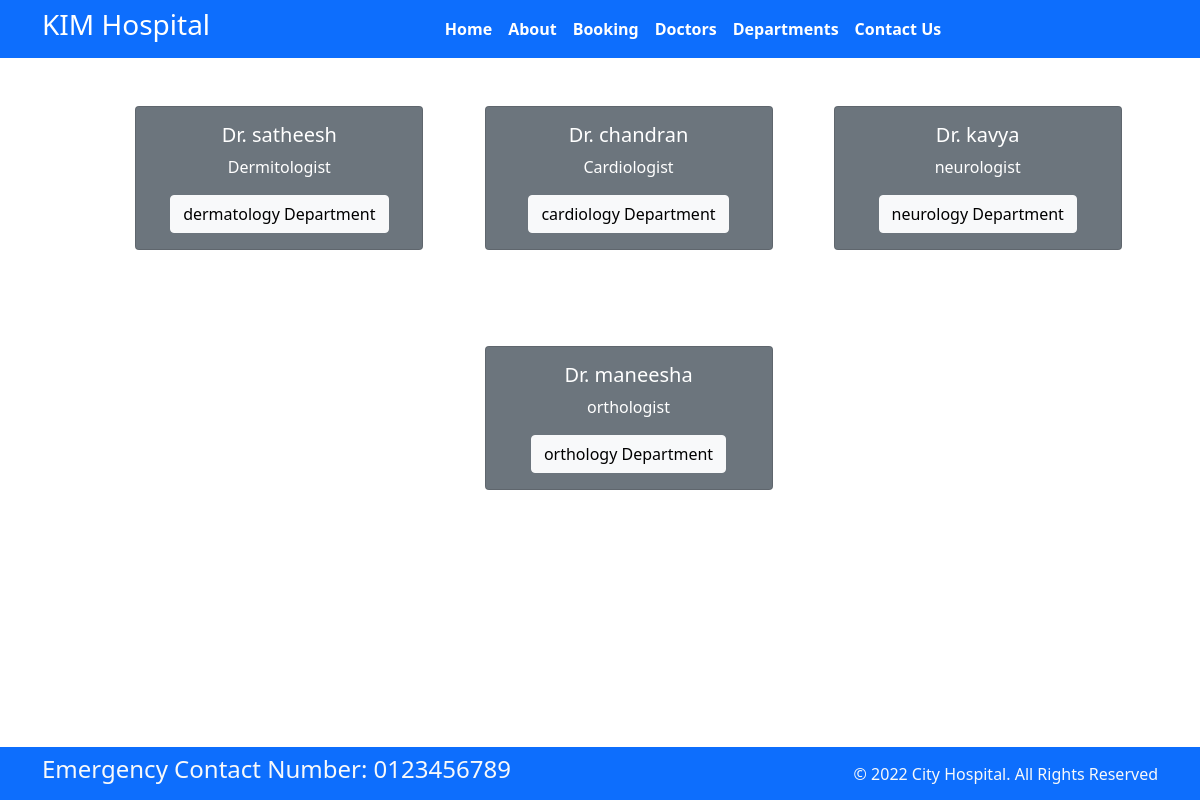
Screenshot of /doctor/ with the database file from the repository.
### home/models.py (models this page shows, shortened)
class Doctors(models.Model):
    doc_name = models.CharField(max_length=200)
    doc_spec = models.CharField(max_length=255)
    dep_name = models.ForeignKey(Department, on_delete=models.CASCADE)

class Department(models.Model):
    dept = models.CharField(max_length=100)
    dept_desc = models.TextField()
    def __str__(self):
        return self.dept

### home/views.py (the view)
# urls.py: path('doctor/', views.doctor, name='doctor'),
def doctor(request):
    dict_doctor = {
        'doctors': Doctors.objects.all()
    }
    return render(request, 'doctor.html', dict_doctor)

### templates/doctor.html
{% extends 'Base.html'%}
{% block content%}
<div class="container text-center">
{% for x in  doctors%}
<div class="text-center my-5" style="padding-left: 57px; display:inline-block">
    <div class="card  text-center text-white  bg-secondary " style="width: 18rem;">
    <div class="card-body">
    <h5 class="card-title"> Dr. {{x.doc_name}}</h5>
    <p class="card-text">{{x.doc_spec}}</p>
    <a href="#" class="btn btn-light">{{x.dep_name}} Department</a>
    </div>
</div>
</div>
{% endfor%}
</div>
{% endblock %}

### templates/Base.html (shortened to what this page needs)
<!DOCTYPE html>
{% load static %}
<html>
  <head>
    <link rel="stylesheet"
      href=" https://cdn.jsdelivr.net/npm/bootstrap@5.1.3/dist/css/bootstrap.min.css ">
    <link rel="stylesheet"
      href="https://use.fontawesome.com/releases/v5.2.0/css/all.css">
       <link rel="stylesheet"
      href="{% static 'css/style.css'%}">
  </head>
  <body>
    <nav class="navbar bg-primary navbar-expand-md ">
      <div class="container">
        <div class="col-2 text-left pl-md-0">
          <h3 class="text-white "> KIM Hospital </h3>
        </div>
        <div
          class="collapse navbar-collapse justify-content-center col-md-8 navbar-collapse-3">
          <ul class="navbar-nav justify-content-center  fw-bold">
            <li class="nav-item active">
              <a class="nav-link text-white" href="{% url 'home'%}">Home </a>
            </li>
            <li class="nav-item">
              <a class="nav-link text-white" href="{% url 'about'%}">About</a>
            </li>
            <li class="nav-item">
              <a class="nav-link text-white" href="{% url 'booking'%}">Booking</a>
            </li>
            <li class="nav-item">
              <a class="nav-link text-white" href="{% url 'doctor'%}">Doctors</a>
            </li>
			 <li class="nav-item">
              <a class="nav-link text-white" href="{% url 'department'%}">Departments</a>
            </li>
            <li class="nav-item">
              <a class="nav-link text-white" href="{% url 'contact'%}">Contact Us</a>
            </li>
          </ul>
        </div>
      </div>
    </nav>
    {% block content %}
{% endblock %}
    <section class="fixed-bottom">
      <footer class="pt-2 pb-2  bg-primary text-light">
        <div class="container">
          <div class="row align-items-center">
            <div class="col-12 col-md-8">
              <h4>Emergency Contact Number: 0123456789</h4>
            </div>
            <div class="col-12 col-md-4 mt-4 mt-md-0 text-center text-md-end">
              © 2022 City Hospital. All Rights Reserved
            </div>
          </div>
        </div>
      </footer>
    </section>
  </body>
</html>

### rows the page displays
Doctors: doc_name "satheesh", doc_spec "Dermitologist", dep_name "dermatology"
Doctors: doc_name "chandran", doc_spec "Cardiologist", dep_name "cardiology"
Doctors: doc_name "kavya", doc_spec "neurologist", dep_name "neurology"
Doctors: doc_name "maneesha", doc_spec "orthologist", dep_name "orthology"
